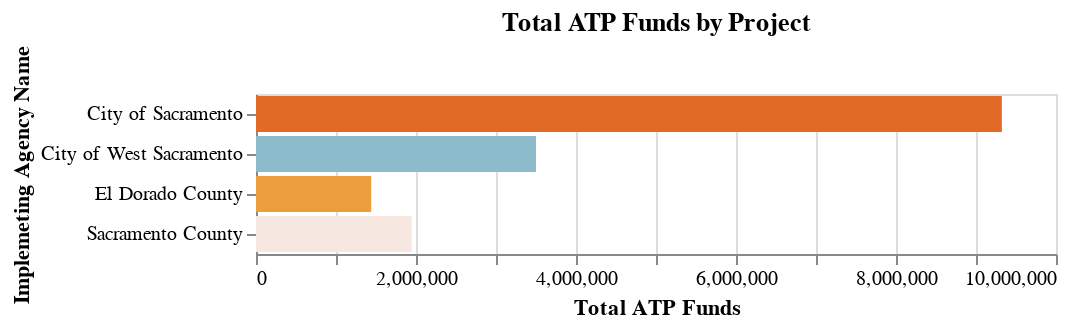

Notebook source saved alongside this figure:
### Markdown cell above
### District 3 - Marysville

### Code cell
_report_utils.map_dist_proj(funded, df, df_map, 3)
